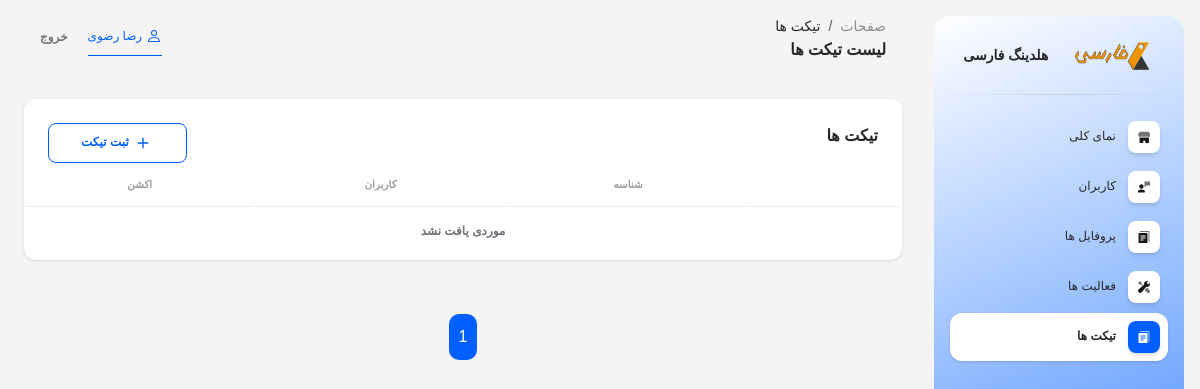
Before: /super-admin/tickets/ (signed in) with the older database file.
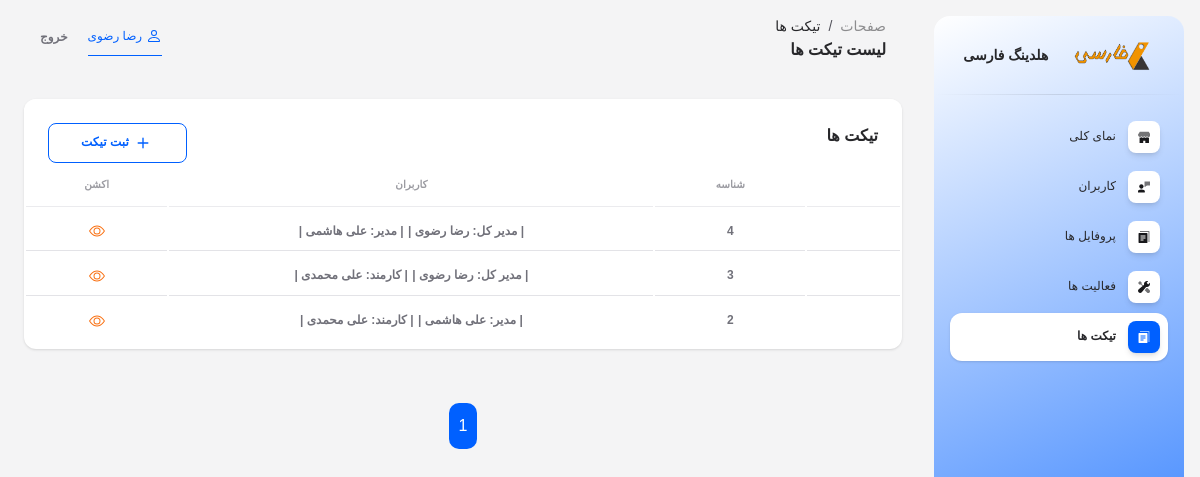
After: the same page with the newer database file.
### app/models.py (models this page shows)
class CustomUser(AbstractUser):
    USER_TYPE_CHOICES = (
        ('1', 'مدیر کل'),
        ('2', 'مدیر'),
        ('3', 'کارمند'),
    )
    user_type = models.CharField(verbose_name='سطح کاربر', max_length=10, choices=USER_TYPE_CHOICES, default='1')
    manager = models.ForeignKey(
        'self',
        on_delete=models.SET_NULL,
        null=True,
        blank=True,
        related_name='manager_employees',
        limit_choices_to={'user_type': '2'},
        verbose_name='مدیر'
    )
    class Meta:
        verbose_name = 'کاربر'
        verbose_name_plural = 'کاربران'
    def __str__(self):
        return f'{self.get_user_type_display()}: {self.get_full_name()}'

class Conversation(models.Model):
    users = models.ManyToManyField(CustomUser, related_name='users_conversations', verbose_name='کاربران تیکت')
    class Meta:
        verbose_name = 'تیکت'
        verbose_name_plural = 'تیکت ها'

### app/views.py (the view)
# urls.py: path('super-admin/tickets/', views.SuperAdminTicketListView.as_view(), name='super_admin_tickets'),
class SuperAdminTicketListView(LoginRequiredMixin, mixins.RoleRequiredMixin, ListView):
    allowed_roles = ['1']
    model = models.Conversation
    template_name = 'super_admin/tickets.html'
    context_object_name = 'tickets'
    paginate_by = 100
    ordering = ['-id']
    def get_context_data(self, **kwargs):
        context = super().get_context_data(**kwargs)
        current_user = self.request.user
        unseen_counts = {}
        for conversation in context['tickets']:
            unseen_count = conversation.conversation_messages.filter(
                seen=False
            ).exclude(user=current_user).count()
            unseen_counts[conversation.id] = unseen_count
        context['unseen_counts'] = unseen_counts
        return context

### app/mixins.py (called while the page is built)
    def dispatch(self, request, *args, **kwargs):
        if not request.user.is_authenticated:
            raise PermissionDenied("ابتدا باید وارد شوید.")
        if str(request.user.user_type) not in self.allowed_roles:
            raise PermissionDenied("شما دسترسی لازم را ندارید.")
        return super().dispatch(request, *args, **kwargs)

### app/templatetags/custom_tags.py (called while the page is built)
@register.filter
def get_item(dictionary, key):
    return dictionary.get(key)

### app/views.py (called while the page is built)
def custom_context(request):
    if request.user.is_authenticated:
        not_seen_messages = models.Message.objects.filter(conversation__users=request.user, seen=False).exclude(user=request.user)
        return {
            'not_seen_messages_count': not_seen_messages.count(),
        }
    else:
        return {
            'not_login': True,
        }

### templates/super_admin/tickets.html (shortened to what this page needs)
{% extends 'base_super_admin_dashboard.html' %}
{% load static %}
{% block page1 %}
تیکت ها
{% endblock %}
{% block page2 %}
لیست تیکت ها
{% endblock %}
{% block content %}
<div class="col-12">
    {% include "includes/tables/super_admin/ticket_table.html" with title="تیکت ها" %}
</div>
<div class="col-12">
    {% include "includes/paginations/pagination.html" %}
</div>
{% endblock %}

### templates/base_super_admin_dashboard.html (shortened to what the changed rows need)
{% load static %}
<!DOCTYPE html>
<html lang="fa" dir="rtl">
<head>
    <link type="text/css" rel="stylesheet" href="{% static 'css/jalalidatepicker.min.css' %}" />
    <link id="pagestyle" href="{% static 'css/soft-ui-dashboard.css' %}" rel="stylesheet" />
</head>
<body class="g-sidenav-show rtl bg-gray-100">
    <main class="main-content position-relative max-height-vh-100 h-100 border-radius-lg overflow-x-hidden">
        <nav class="navbar navbar-main navbar-expand-lg px-0 mx-4 shadow-none border-radius-xl" id="navbarBlur"
            navbar-scroll="true">
            <div class="container-fluid py-1 px-3">
                <div class="collapse navbar-collapse mt-sm-0 mt-2 px-0" id="navbar">
                    <ul class="navbar-nav me-auto ms-0 justify-content-end">
                        <div
                            style="border: none; outline: none; margin-left: 20px; border-bottom: 1px solid #0060ff; color: #0060ff; padding: 8px 0; font-size: 0.75rem; font-weight: 500;">
                            {% if user.get_full_name %}
                            {{ user.get_full_name }}
                            {% else %}
                            {{ user.username }}
                            {% endif %}
                        </div>
                        <li class="nav-item d-flex align-items-center">
                            <form action="{% url 'logout' %}" method="post">
                            </form>
                        </li>
                    </ul>
                </div>
            </div>
        </nav>
        <div class="container-fluid py-4">
            {% block content %}
            {% endblock %}
        </div>
    </main>
</body>
</html>

### templates/includes/tables/super_admin/ticket_table.html (shortened to what this page needs)
{% load custom_tags %}
<div class="card mb-4">
    <div class="card-header pb-0" style="display: flex; justify-content: space-between;">
        <h6>{{ title }}</h6>
        {% if no_add != 'true' %}
        <button
            style="background-color: #fff; border: 1px solid #0060ff; border-radius: 0.5rem; color: #0060ff; padding: 8px 32px; font-size: 0.75rem; font-weight: 700;">
            <a href="{% url 'super_admin_add_ticket' %}" style="color: #0060ff;">
                <svg xmlns="http://www.w3.org/2000/svg" width="22" height="22" fill="currentColor"
                    class="bi bi-plus" viewBox="0 0 16 16">
                    <path
                        d="M8 4a.5.5 0 0 1 .5.5v3h3a.5.5 0 0 1 0 1h-3v3a.5.5 0 0 1-1 0v-3h-3a.5.5 0 0 1 0-1h3v-3A.5.5 0 0 1 8 4" />
                </svg>
                ثبت تیکت
            </a>
        </button>
        {% endif %}
    </div>
    <div class="card-body px-0 pt-0 pb-2">
        <div class="table-responsive p-0">
            <table class="table align-items-center mb-0">
                <thead>
                    <tr>
                        <th class="text-center text-uppercase text-secondary text-xxs font-weight-bolder opacity-7"></th>
                        <th class="text-center text-uppercase text-secondary text-xxs font-weight-bolder opacity-7">
                            شناسه</th>
                        <th class="text-center text-uppercase text-secondary text-xxs font-weight-bolder opacity-7">
                            کاربران</th>
                        <th class="text-center text-uppercase text-secondary text-xxs font-weight-bolder opacity-7">
                            اکشن</th>
                    </tr>
                </thead>
                <tbody>
                    {% for ticket in tickets %}
                    <tr style="position: relative;">
                        <td class="align-middle text-center" style="position: relative;">
                        </td>
                        <td class="align-middle text-center">
                            <span class="text-secondary text-xs font-weight-bold">{{ ticket.id }}</span>
                        </td>
                        <td class="align-middle text-center">
                            {% for user in ticket.users.all %}
                            <span class="text-secondary text-xs font-weight-bold">| {{ user }} |</span>
                            {% endfor %}
                        </td>
                        <td class="align-middle text-center">
                            <a href="{% url 'chat' ticket.id %}" title="جزئیات" style="padding: 0 4px;">
                                <span class="text-secondary text-xs font-weight-bold">
                                </span>
                            </a>
                        </td>
                    </tr>
                    {% empty %}
                    <tr>
                        <td colspan="4" class="align-middle text-center">
                            <span class="text-secondary text-xs font-weight-bold">موردی یافت نشد</span>
                        </td>
                    </tr>
                    {% endfor %}
                </tbody>
            </table>
        </div>
    </div>
</div>

Changed rows visible on the page:
added Conversation: id "4", CustomUser (user_type+first_name+last_name "مدیر کل: رضا رضوی")
now on this page (row edited): CustomUser: user_type+first_name+last_name "مدیر: علی هاشمی"
added Conversation: id "3", CustomUser (user_type+first_name+last_name "مدیر کل: رضا رضوی")
now on this page (row edited): CustomUser: user_type+first_name+last_name "کارمند: علی محمدی"
added Conversation: id "2"
Other visible differences:
text no longer shown: "موردی یافت نشد"
